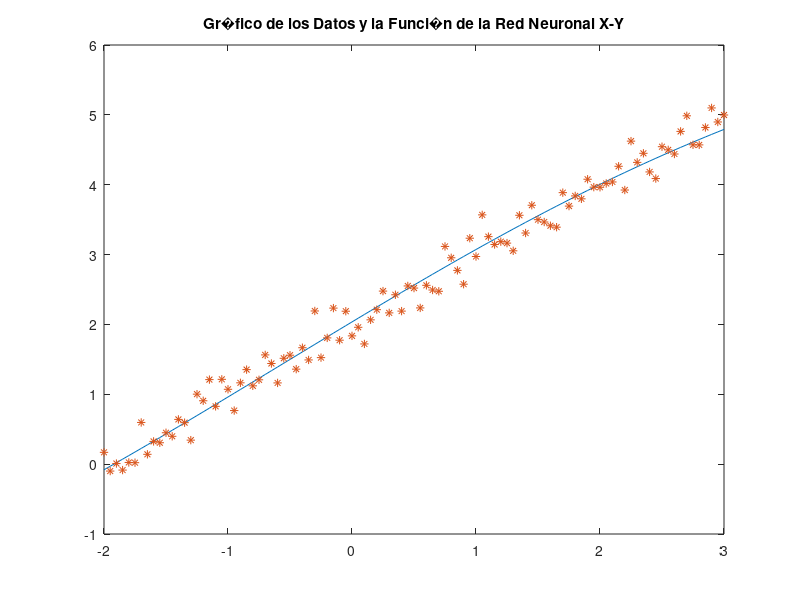
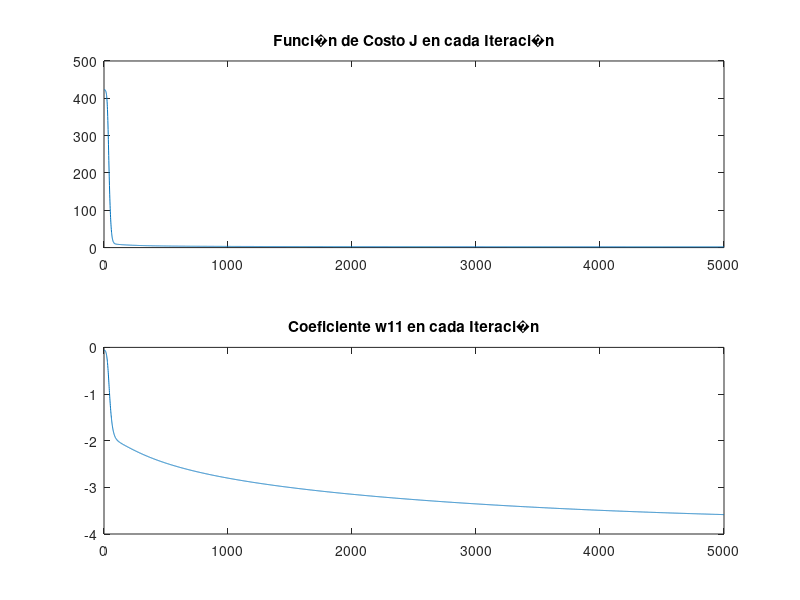

Reproduce these figures in MATLAB, in order.
% Entrenamiento Batch con/sin bias.
% Los pesos v y w se trabajan cada uno como matrix (en bloque).
% Probar con:
% (a) Cantidad de neuronas en la capa intermedia nm
% (b) Valor inicial de los pesos v y w
% (c) Tipo de funci�n de activaci�n (y su derivada)
% (d) Neurona bias
% Convertir el programa a entrenamiento patr�n.

clear;
clc;
close all;

a = 1;
b = 2;

x = -2:0.05:3;
x = x';
N = length(x);
yb = a*x + b + 1*0.2*randn(N,1);

ne = 1;     % N�mero de entradas
nm = 2;    % N�mero de neuronas intermedias
bias = 1;  % SI = 1 : Se agrega neurona bias;
if(bias == 1)
  ne = ne +1;
  x = [ x ones(N,1) ];
end
v = 0.15*randn(ne,nm);
w = 0.15*randn(nm,1);

Jold = 1e15;       % valor inicial de J se hace grande
errorporc = 0.25;  %Maximo error porcentual.

eta = 0.05;   % Tasa de aprendizaje
for iter = 1:5000
  w11(iter,1) = w(1,1);
  dJdv = 0;
  dJdw = 0;
  for k = 1:N
    in = (x(k,:))';
    m = v'*in;
    %  n = 1.0./(1+exp(-m));       % Sigmoidea 1
    n = 2.0./(1+exp(-m)) - 1;  % Sigmoidea 2
    % n = exp(-m.^2);            % Gaussiana
    out = w'*n;
    y(k,1) = out;
    er = out - yb(k,1);
    error(k,1) = er;
    %  dndm = n.*(1-n);     % Sigmoidea 1
    dndm = (1 - n.*n)/2;   % Sigmoidea 2
    % dndm = -2.0*(n.*m);     % Gaussiana
    %  dJdw = 1*dJdw + er.*n;
    %  dJdv = 1*dJdv + er.*in*(w.*dndm)';

    dJdw = dJdw + n*er';
    dJdv  = dJdv + in * (dndm.*(w*er))';

    % w = w - eta*dJdw;
    % v = v - eta*dJdv;
  end
  w = w - eta*dJdw/N;
  v = v - eta*dJdv/N;
  JJ = 0.5*sum(error.*error)
  dJ = abs(JJ - Jold);
  dJpor = sqrt(dJ/JJ)*100;
  if(dJpor < errorporc)    % Porcentual
    break;
  end
  J(iter,1) = JJ;
  Jold = JJ;
end

figure(1);
plot(x(:,1),y,x(:,1),yb,'*');
title('Gr�fico de los Datos y la Funci�n de la Red Neuronal X-Y');
figure(2);
subplot(2,1,1);  plot(J);    title('Funci�n de Costo J en cada Iteraci�n');
subplot(2,1,2);  plot(w11);  title('Coeficiente w11 en cada Iteraci�n');
